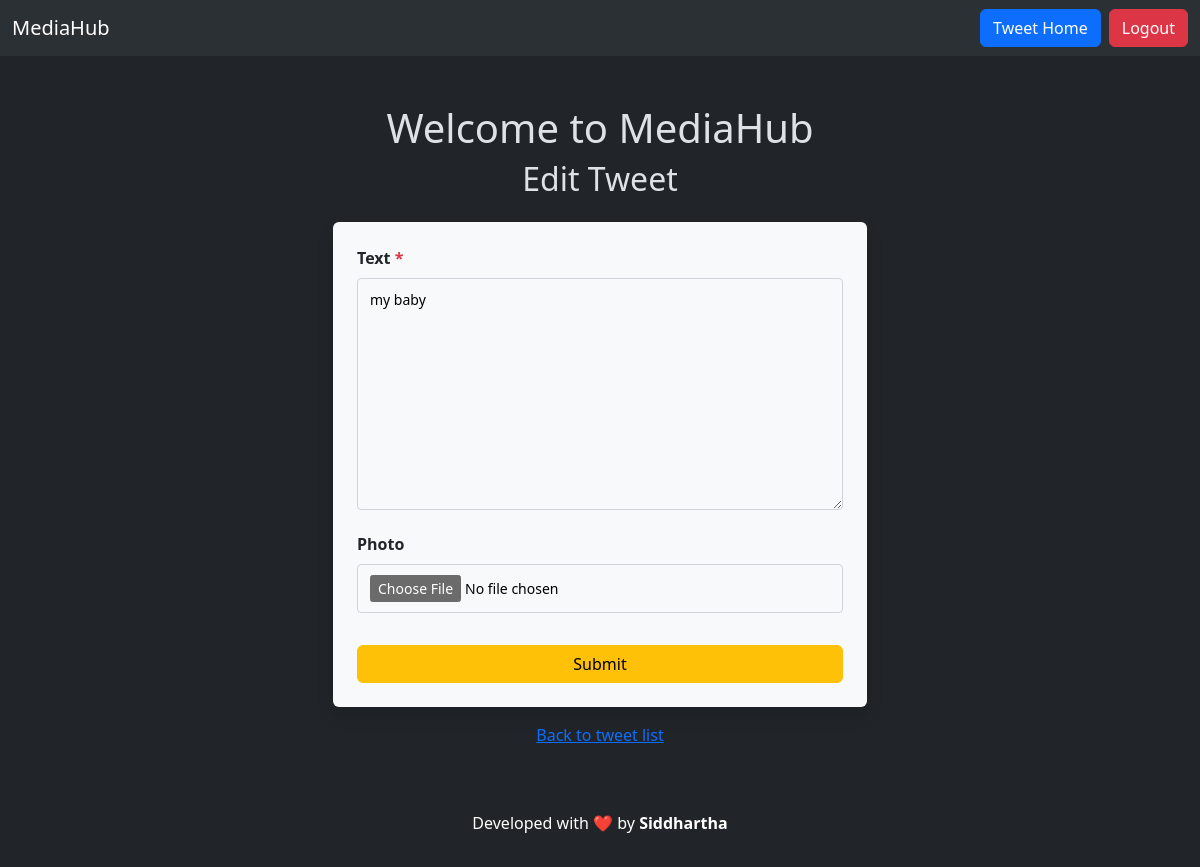
Before: /5/edit/ (signed in) with the older database file.
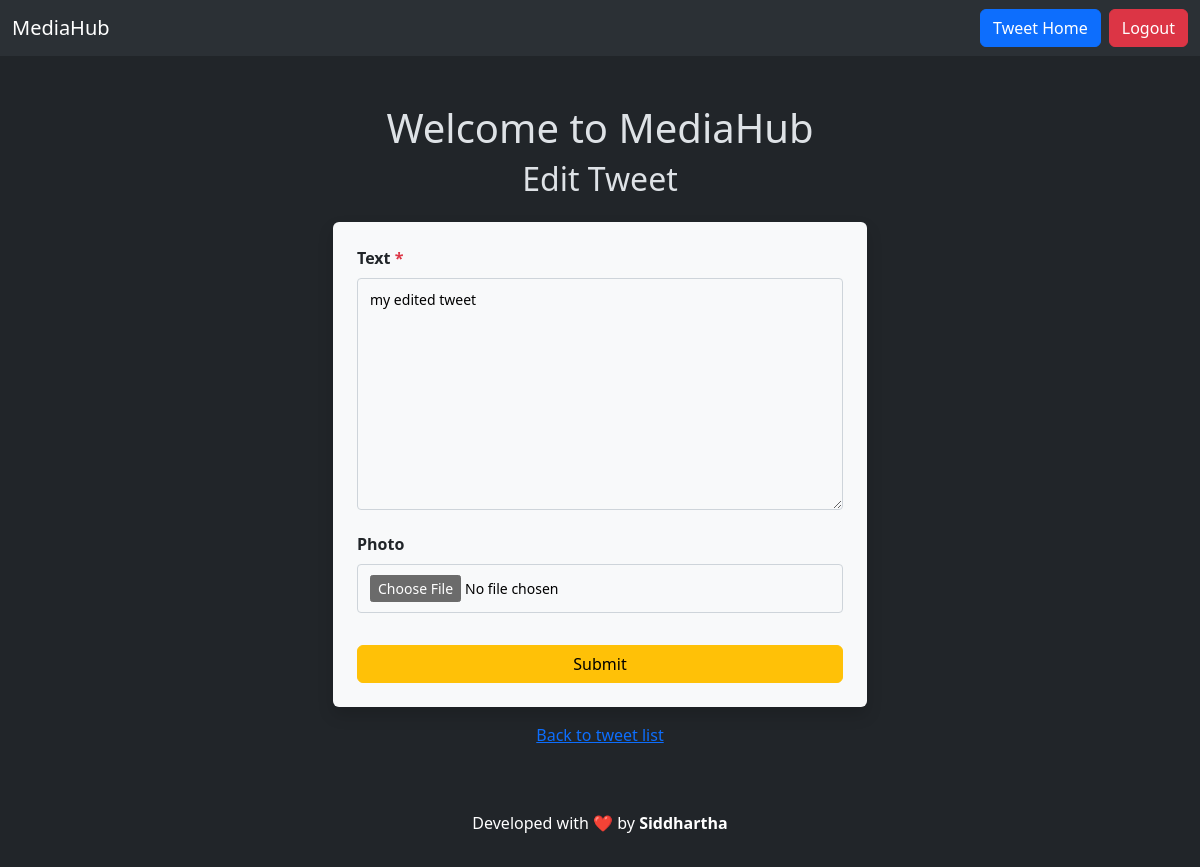
After: the same page with the newer database file.
### tweet/models.py (models this page shows, shortened)
class Tweet(models.Model):
    text = models.TextField()
    user = models.ForeignKey(User, on_delete=models.CASCADE)
    photo = models.ImageField(upload_to='tweets/', null=True, blank=True)
    created_at = models.DateTimeField(auto_now_add=True)
    updated_at = models.DateTimeField(auto_now=True)
    likes_count = models.PositiveIntegerField(default=0)

### tweet/views.py (the view)
# urls.py: path('<int:tweet_id>/edit/', views.tweet_edit, name='tweet_edit'),
@login_required
def tweet_edit(request, tweet_id):
    tweet = get_object_or_404(Tweet, pk=tweet_id, user=request.user)
    if request.method == 'POST':
        form = TweetForm(request.POST, request.FILES, instance=tweet)
        if form.is_valid():
            tweet = form.save(commit=False)
            tweet.user = request.user
            tweet.save()
            return redirect('tweet_list')
    else:
        form = TweetForm(instance=tweet)
    return render(request, 'tweet_form.html', {'form': form})

### tweet/forms.py
class TweetForm(forms.ModelForm):
    class Meta:
        model = Tweet
        fields = ['text', 'photo']
    def __init__(self, *args, **kwargs):
        super().__init__(*args, **kwargs)
        self.fields['photo'].widget = forms.FileInput()

### tweet/templates/tweet_form.html (shortened to what this page needs)
{% extends "layout.html" %}
{% block content %}
<div class="container mt-5">
  <h1 class="text-center mt-4">Welcome to MediaHub</h1>
  <div class="row justify-content-center">
    <div class="col-md-8 col-lg-6">
      <h2 class="text-center mb-4">
        {% if form.instance.pk %}
        Edit Tweet
        {% else %}
        Create Tweet
        {% endif %}
      </h2>
      <form method="post" enctype="multipart/form-data" class="form p-4 shadow rounded bg-light">
        {% for field in form %}
        <div class="mb-3">
          <label for="{{ field.id_for_label }}" class="form-label text-dark fw-bold">
            {{ field.label }}{% if field.field.required %} <span class="text-danger">*</span>{% endif %}
          </label>
          {{ field }}
        </div>
        {% endfor %}
        <button class="btn btn-warning w-100 mt-3" type="submit">Submit</button>
      </form>
      <p class="text-center mt-3">
        <a href="{% url 'tweet_list' %}" class="text-primary">Back to tweet list</a>
      </p>
    </div>
  </div>
</div>
{% endblock %}

Changed rows visible on the page:
changed Tweet: text "my baby" → "my edited tweet"
